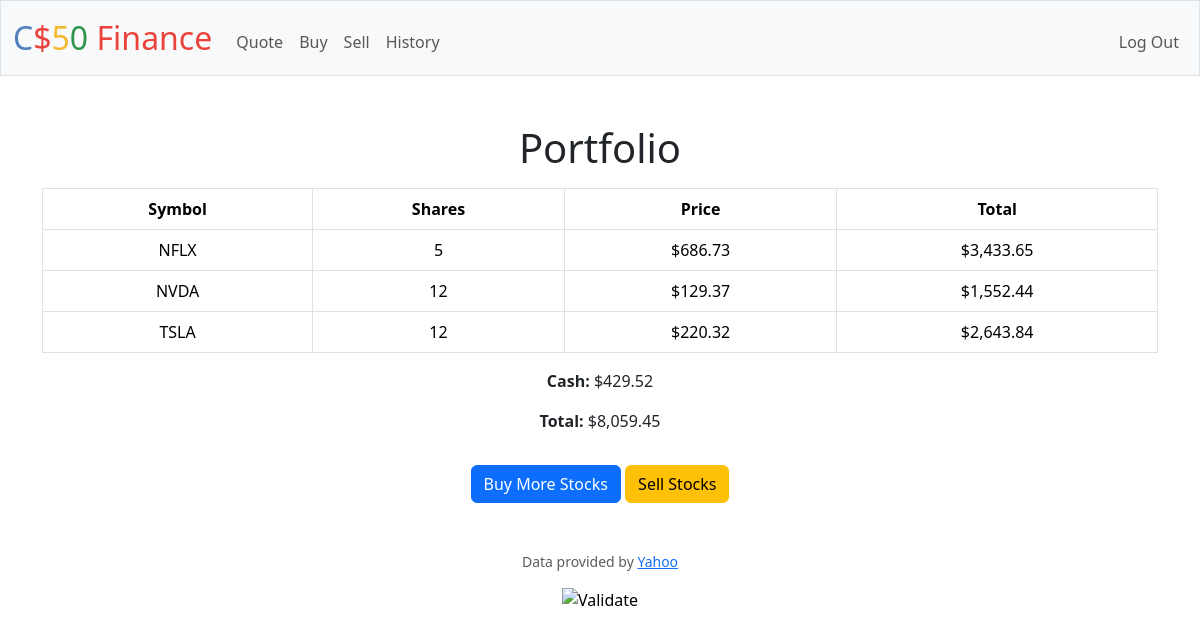
Page / (signed in) on the committed database.
### tables this page shows
CREATE TABLE portfolio (
        id INTEGER PRIMARY KEY AUTOINCREMENT,
        user_id INTEGER NOT NULL,
        symbol TEXT NOT NULL,
        shares INTEGER NOT NULL,
        price REAL NOT NULL,
        total REAL NOT NULL,
        FOREIGN KEY (user_id) REFERENCES users(id)
        );

CREATE TABLE users (id INTEGER PRIMARY KEY AUTOINCREMENT NOT NULL, username TEXT NOT NULL, hash TEXT NOT NULL, cash NUMERIC NOT NULL DEFAULT 10000.00);

### app.py (the view)
@app.route("/")
@login_required
def index():
    portfolio = db.execute(
        """
        SELECT symbol, shares, price, (shares * price) AS total
        FROM portfolio
        WHERE user_id = ?
    """,
        session["user_id"],
    )
    user = db.execute("SELECT cash FROM users WHERE id = ?", session["user_id"])
    cash = user[0]["cash"]
    total_value = cash + sum([item["total"] for item in portfolio])
    return render_template(
        "main.html", portfolio=portfolio, cash=cash, total=total_value
    )

### app.py (called while the page is built)
@app.after_request
def after_request(response):
    response.headers["Cache-Control"] = "no-cache, no-store, must-revalidate"
    response.headers["Expires"] = 0
    response.headers["Pragma"] = "no-cache"
    return response

@login_manager.user_loader
def load_user(user_id):
    return User.get(user_id)

    @staticmethod
    def get(user_id):
        rows = db.execute("SELECT * FROM users WHERE id = ?", user_id)
        if len(rows) == 0:
            return None
        return User(
            user_id=rows[0]["id"],
            username=rows[0]["username"],
            password_hash=rows[0]["hash"],
        )

    @property
    def is_authenticated(self):
        return True

### helpers.py (called while the page is built)
def usd(value):
    return f"${value:,.2f}"

### templates/main.html (shortened to what this page needs)
{% extends "layout.html" %}
{% block main %}
<h1>Portfolio</h1>
<table class="table table-bordered mt-3">
    <thead>
        <tr>
            <th>Symbol</th>
            <th>Shares</th>
            <th>Price</th>
            <th>Total</th>
        </tr>
    </thead>
    <tbody>
        {% for item in portfolio %}
        <tr>
            <td>{{ item.symbol or 'N/A' }}</td>
            <td>{{ item.shares | default(0) }}</td>
            <td>{{ item.price | usd }}</td>
            <td>{{ item.total | usd }}</td>
        </tr>
        {% else %}
        <tr>
            <td colspan="4" class="text-center">No data available</td>
        </tr>
        {% endfor %}
    </tbody>
</table>
<div class="mt-3">
    <p><strong>Cash:</strong> {{ cash | usd }}</p>
    <p><strong>Total:</strong> {{ total | usd }}</p>
</div>
<a href="/buy" class="btn btn-primary mt-3">Buy More Stocks</a>
<a href="/sell" class="btn btn-warning mt-3">Sell Stocks</a>
{% endblock %}

### rows in the picture
portfolio: symbol "NFLX", shares "5", price "$686.73", total "$3,433.65"
portfolio: symbol "NVDA", shares "12", price "$129.37", total "$1,552.44"
portfolio: symbol "TSLA", shares "12", price "$220.32", total "$2,643.84"
users: cash "$429.52"

### other values in the picture
{{ total | usd }} "$8,059.45"
